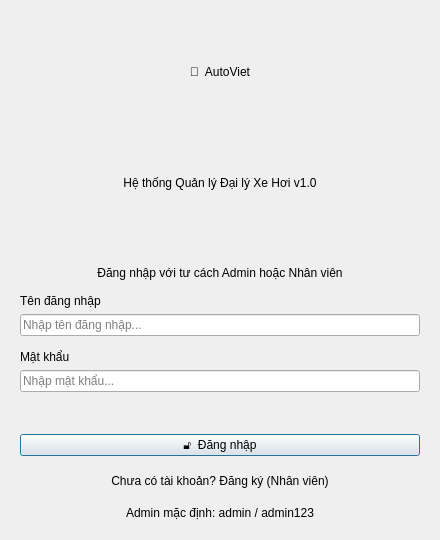
<?xml version="1.0" encoding="UTF-8"?>
<ui version="4.0">
 <class>LoginDialog</class>
 <widget class="QDialog" name="LoginDialog">
  <property name="geometry">
   <rect><x>0</x><y>0</y><width>440</width><height>540</height></rect>
  </property>
  <property name="windowTitle"><string>AutoViet — Đăng nhập hệ thống</string></property>
  <property name="windowFlags">
   <set>Qt::Dialog|Qt::FramelessWindowHint</set>
  </property>
  <layout class="QVBoxLayout" name="verticalLayout">
   <property name="contentsMargins">
    <rect><left>0</left><top>0</top><right>0</right><bottom>0</bottom></rect>
   </property>
   <property name="spacing"><number>0</number></property>

   <!-- HEADER -->
   <item>
    <widget class="QWidget" name="header_widget">
     <layout class="QVBoxLayout" name="header_layout">
      <property name="contentsMargins">
       <rect><left>40</left><top>36</top><right>40</right><bottom>28</bottom></rect>
      </property>
      <property name="spacing"><number>8</number></property>
      <item>
       <widget class="QLabel" name="lbl_logo">
        <property name="text"><string>🚗  AutoViet</string></property>
        <property name="alignment"><set>Qt::AlignCenter</set></property>
       </widget>
      </item>
      <item>
       <widget class="QLabel" name="lbl_subtitle">
        <property name="text"><string>Hệ thống Quản lý Đại lý Xe Hơi v1.0</string></property>
        <property name="alignment"><set>Qt::AlignCenter</set></property>
       </widget>
      </item>
     </layout>
    </widget>
   </item>

   <!-- BODY -->
   <item>
    <widget class="QWidget" name="body_widget">
     <layout class="QVBoxLayout" name="body_layout">
      <property name="contentsMargins">
       <rect><left>40</left><top>0</top><right>40</right><bottom>32</bottom></rect>
      </property>
      <property name="spacing"><number>14</number></property>

      <!-- ROLE TAB -->
      <item>
       <widget class="QTabBar" name="tab_role">
        <property name="expanding"><bool>true</bool></property>
       </widget>
      </item>

      <item>
       <widget class="QLabel" name="lbl_role_notice">
        <property name="text"><string>Đăng nhập với tư cách Admin hoặc Nhân viên</string></property>
        <property name="alignment"><set>Qt::AlignCenter</set></property>
        <property name="wordWrap"><bool>true</bool></property>
       </widget>
      </item>

      <!-- USERNAME -->
      <item>
       <layout class="QVBoxLayout">
        <property name="spacing"><number>6</number></property>
        <item>
         <widget class="QLabel" name="lbl_username">
          <property name="text"><string>Tên đăng nhập</string></property>
         </widget>
        </item>
        <item>
         <widget class="QLineEdit" name="txt_username">
          <property name="placeholderText"><string>Nhập tên đăng nhập...</string></property>
         </widget>
        </item>
       </layout>
      </item>

      <!-- PASSWORD -->
      <item>
       <layout class="QVBoxLayout">
        <property name="spacing"><number>6</number></property>
        <item>
         <widget class="QLabel" name="lbl_password">
          <property name="text"><string>Mật khẩu</string></property>
         </widget>
        </item>
        <item>
         <widget class="QLineEdit" name="txt_password">
          <property name="placeholderText"><string>Nhập mật khẩu...</string></property>
          <property name="echoMode"><enum>QLineEdit::Password</enum></property>
         </widget>
        </item>
       </layout>
      </item>

      <!-- ERROR LABEL -->
      <item>
       <widget class="QLabel" name="lbl_error">
        <property name="text"><string></string></property>
        <property name="alignment"><set>Qt::AlignCenter</set></property>
       </widget>
      </item>

      <!-- LOGIN BUTTON -->
      <item>
       <widget class="QPushButton" name="btn_login">
        <property name="text"><string>🔓  Đăng nhập</string></property>
        <property name="minimumHeight"><number>44</number></property>
        <property name="default"><bool>true</bool></property>
       </widget>
      </item>

      <!-- REGISTER LINK -->
      <item>
       <widget class="QPushButton" name="btn_go_register">
        <property name="text"><string>Chưa có tài khoản? Đăng ký (Nhân viên)</string></property>
        <property name="flat"><bool>true</bool></property>
       </widget>
      </item>

      <!-- DEFAULT ADMIN HINT -->
      <item>
       <widget class="QLabel" name="lbl_hint">
        <property name="text"><string>Admin mặc định: admin / admin123</string></property>
        <property name="alignment"><set>Qt::AlignCenter</set></property>
       </widget>
      </item>

     </layout>
    </widget>
   </item>

  </layout>
 </widget>
 <resources/><connections/>
</ui>
